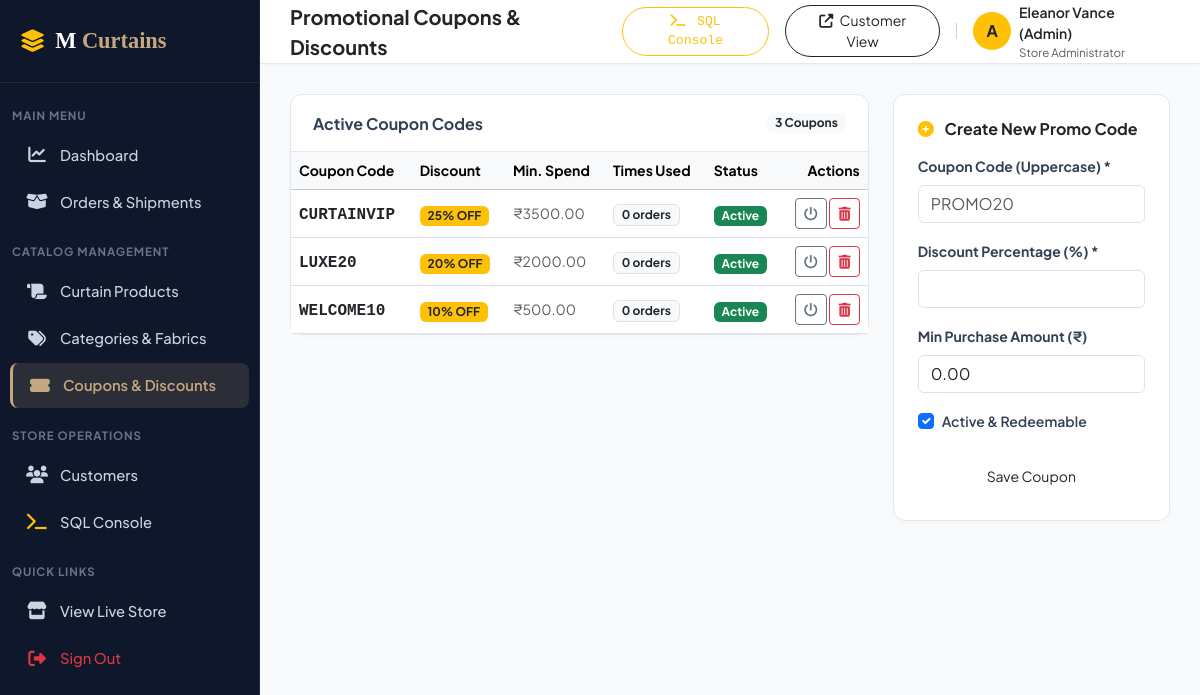
The app's page /store-admin/coupons/ (signed in) with its own data.
### apps/user_app/models.py (models this page shows, shortened)
class Coupon(models.Model):
    code = models.CharField(max_length=50, unique=True)
    discount_percentage = models.PositiveIntegerField(
        validators=[MinValueValidator(1), MaxValueValidator(100)],
        help_text="Discount percentage (e.g. 15 for 15% off)"
    )
    min_purchase_amount = models.DecimalField(
        max_digits=10,
        decimal_places=2,
        default=Decimal('0.00'),
        help_text="Minimum subtotal required to apply coupon"
    )
    is_active = models.BooleanField(default=True)
    valid_from = models.DateTimeField(auto_now_add=True)
    valid_until = models.DateTimeField(null=True, blank=True)
    usage_count = models.PositiveIntegerField(default=0)

### apps/admin_app/views.py (the view)
# urls.py: path('coupons/', views.coupons_list_view, name='coupons_list'),
@staff_required
def coupons_list_view(request):
    coupons = Coupon.objects.all().order_by('-valid_from')
    form = CouponAdminForm()
    return render(request, 'store_admin/coupons_list.html', {'coupons': coupons, 'form': form})

### apps/admin_app/forms.py
class CouponAdminForm(forms.ModelForm):
    class Meta:
        model = Coupon
        fields = ['code', 'discount_percentage', 'min_purchase_amount', 'is_active']
        widgets = {
            'code': forms.TextInput(attrs={'class': 'form-control', 'placeholder': 'PROMO20'}),
            'discount_percentage': forms.NumberInput(attrs={'class': 'form-control', 'min': '1', 'max': '100'}),
            'min_purchase_amount': forms.NumberInput(attrs={'class': 'form-control', 'step': '0.01', 'placeholder': '0.00'}),
            'is_active': forms.CheckboxInput(attrs={'class': 'form-check-input'}),
        }

### apps/user_app/cart.py (called while the page is built)
    def __len__(self):
        return sum(item['quantity'] for item in self.cart.values())

### apps/user_app/context_processors.py (called while the page is built)
def categories_processor(request):
    return {
        'nav_categories': Category.objects.all()[:8],
    }

def cart_processor(request):
    cart = Cart(request)
    return {
        'cart': cart,
        'cart_total_items': len(cart),
    }

### templates/store_admin/coupons_list.html (shortened to what this page needs)
{% extends 'admin_base.html' %}
{% load static %}
{% block page_title %}Promotional Coupons & Discounts{% endblock %}
{% block admin_content %}
<div class="row g-4">
  <div class="col-lg-8">
    <div class="admin-card">
      <div class="admin-card-header">
        <h6 class="fw-bold mb-0">Active Coupon Codes</h6>
        <span class="badge bg-light text-dark">{{ coupons.count }} Coupons</span>
      </div>
      <div class="table-responsive">
        <table class="table align-middle mb-0">
          <thead class="table-light small">
            <tr>
              <th>Coupon Code</th>
              <th>Discount</th>
              <th>Min. Spend</th>
              <th>Times Used</th>
              <th>Status</th>
              <th class="text-end">Actions</th>
            </tr>
          </thead>
          <tbody>
            {% for coupon in coupons %}
              <tr>
                <td>
                  <strong class="font-monospace text-dark fs-6">{{ coupon.code }}</strong>
                </td>
                <td>
                  <span class="badge bg-warning text-dark">{{ coupon.discount_percentage }}% OFF</span>
                </td>
                <td class="small text-muted">
                  {% if coupon.min_purchase_amount > 0 %}₹{{ coupon.min_purchase_amount }}{% else %}No minimum{% endif %}
                </td>
                <td>
                  <span class="badge bg-light text-dark border">{{ coupon.usage_count }} orders</span>
                </td>
                <td>
                  {% if coupon.is_active %}
                    <span class="badge bg-success">Active</span>
                  {% else %}
                    <span class="badge bg-secondary">Inactive</span>
                  {% endif %}
                </td>
                <td class="text-end">
                  <a href="{% url 'store_admin:coupon_toggle' pk=coupon.pk %}" class="btn btn-sm btn-outline-secondary py-1 px-2" title="Toggle Active">
                    <i class="fas fa-power-off"></i>
                  </a>
                  <form method="POST" action="{% url 'store_admin:coupon_delete' pk=coupon.pk %}" class="d-inline" onsubmit="return confirm('Delete coupon {{ coupon.code }}?');">
                    <button type="submit" class="btn btn-sm btn-outline-danger py-1 px-2" title="Delete">
                      <i class="fas fa-trash-alt"></i>
                    </button>
                  </form>
                </td>
              </tr>
            {% empty %}
              <tr>
                <td colspan="6" class="text-center py-4 text-muted">No coupons created yet.</td>
              </tr>
            {% endfor %}
          </tbody>
        </table>
      </div>
    </div>
  </div>
  <div class="col-lg-4">
    <div class="admin-card p-4">
      <h6 class="fw-bold font-serif mb-3 text-dark"><i class="fas fa-plus-circle text-warning me-2"></i> Create New Promo Code</h6>
      <form method="POST" action="{% url 'store_admin:coupon_add' %}">
        <div class="mb-3">
          <label class="form-label small fw-bold">Coupon Code (Uppercase) *</label>
          {{ form.code }}
        </div>
        <div class="mb-3">
          <label class="form-label small fw-bold">Discount Percentage (%) *</label>
          {{ form.discount_percentage }}
        </div>
        <div class="mb-3">
          <label class="form-label small fw-bold">Min Purchase Amount (₹)</label>
          {{ form.min_purchase_amount }}
        </div>
        <div class="form-check mb-4">
          {{ form.is_active }}
          <label class="form-check-label small fw-semibold" for="{{ form.is_active.id_for_label }}">Active & Redeemable</label>
        </div>
        <button type="submit" class="btn btn-gold btn-sm w-100 rounded-pill py-2">
          Save Coupon
        </button>
      </form>
    </div>
  </div>
</div>
{% endblock %}

### templates/admin_base.html (shortened to what this page needs)
{% load static %}
<!DOCTYPE html>
<html lang="en">
<head>
  <link rel="stylesheet" href="https://cdnjs.cloudflare.com/ajax/libs/font-awesome/6.5.1/css/all.min.css">
  <link href="https://cdn.jsdelivr.net/npm/bootstrap@5.3.3/dist/css/bootstrap.min.css" rel="stylesheet">
  <link rel="stylesheet" href="{% static 'css/admin.css' %}">
</head>
<body class="admin-body">
  <aside class="admin-sidebar">
    <a href="{% url 'store_admin:dashboard' %}" class="admin-sidebar-brand">
      <i class="fas fa-layer-group text-warning"></i>
      <span>M <span class="gold">Curtains</span></span>
    </a>
    <div class="py-2">
      <div class="admin-nav-section">Main Menu</div>
      <a href="{% url 'store_admin:dashboard' %}" class="admin-nav-item {% if request.resolver_match.url_name == 'dashboard' %}active{% endif %}">
        <i class="fas fa-chart-line"></i> Dashboard
      </a>
      <a href="{% url 'store_admin:orders_list' %}" class="admin-nav-item {% if 'orders' in request.path %}active{% endif %}">
        <i class="fas fa-box-open"></i> Orders & Shipments
      </a>
      <div class="admin-nav-section">Catalog Management</div>
      <a href="{% url 'store_admin:products_list' %}" class="admin-nav-item {% if 'products' in request.path %}active{% endif %}">
        <i class="fas fa-scroll"></i> Curtain Products
      </a>
      <a href="{% url 'store_admin:categories_list' %}" class="admin-nav-item {% if 'categories' in request.path %}active{% endif %}">
        <i class="fas fa-tags"></i> Categories & Fabrics
      </a>
      <a href="{% url 'store_admin:coupons_list' %}" class="admin-nav-item {% if 'coupons' in request.path %}active{% endif %}">
        <i class="fas fa-ticket-alt"></i> Coupons & Discounts
      </a>
      <div class="admin-nav-section">Store Operations</div>
      <a href="{% url 'store_admin:customers_list' %}" class="admin-nav-item {% if 'customers' in request.path %}active{% endif %}">
        <i class="fas fa-users"></i> Customers
      </a>
      <a href="{% url 'store_admin:sql_console' %}" class="admin-nav-item {% if 'sql-console' in request.path %}active{% endif %}">
        <i class="fas fa-terminal text-warning"></i> SQL Console
      </a>
      <div class="admin-nav-section">Quick Links</div>
      <a href="{% url 'core:home' %}" class="admin-nav-item">
        <i class="fas fa-store"></i> View Live Store
      </a>
      <a href="{% url 'store_admin:logout' %}" class="admin-nav-item text-danger">
        <i class="fas fa-sign-out-alt"></i> Sign Out
      </a>
    </div>
  </aside>
  <div class="admin-main-wrapper">
    <header class="admin-topbar">
      <div class="d-flex align-items-center gap-3">
        <span class="fw-bold text-dark fs-5 font-serif">{% block page_title %}Management Portal{% endblock %}</span>
      </div>
      <div class="d-flex align-items-center gap-3">
        <a href="{% url 'store_admin:sql_console' %}" class="btn btn-sm btn-outline-warning rounded-pill px-3 font-monospace" style="font-size: 0.82rem;">
          <i class="fas fa-terminal me-1"></i> SQL Console
        </a>
        <a href="{% url 'core:home' %}" class="btn btn-sm btn-outline-dark rounded-pill px-3">
          <i class="fas fa-external-link-alt me-1"></i> Customer View
        </a>
        <div class="d-flex align-items-center gap-2">
          <div class="rounded-circle bg-warning text-dark fw-bold d-flex align-items-center justify-content-center" style="width: 38px; height: 38px; font-family: var(--font-modern);">
            {{ user.username|slice:":1"|upper }}
          </div>
          <div class="d-none d-sm-block">
            <div class="fw-semibold text-dark small">{{ user.get_full_name|default:user.first_name|default:user.username }}</div>
            <div class="text-muted" style="font-size: 0.72rem;">Store Administrator</div>
          </div>
        </div>
      </div>
    </header>
    <div class="admin-content">
      {% block admin_content %}{% endblock %}
    </div>
  </div>
</body>
</html>

### static/css/admin.css (style rules this page uses)
:root { --admin-sidebar-bg: #0f172a; --admin-sidebar-hover: #1e293b; --admin-gold: #c5a880; --admin-body-bg: #f8fafc; --admin-card-border: #e2e8f0; }
body.admin-body { background-color: var(--admin-body-bg); font-family: 'Plus Jakarta Sans', -apple-system, BlinkMacSystemFont, sans-serif; color: #334155; margin: 0; padding: 0; }
.admin-sidebar { width: 260px; min-height: 100vh; background: var(--admin-sidebar-bg); color: #94a3b8; position: fixed; top: 0; left: 0; z-index: 1000; transition: all 0.3s ease; border-right: 1px solid rgba(255, 255, 255, 0.08); }
.admin-sidebar-brand { padding: 24px 20px; font-family: 'Playfair Display', serif; font-size: 1.4rem; font-weight: 700; color: #ffffff; display: flex; align-items: center; gap: 10px; border-bottom: 1px solid rgba(255, 255, 255, 0.08); text-decoration: none; }
.admin-sidebar-brand span.gold { color: var(--admin-gold); }
.admin-nav-section { padding: 16px 12px 6px; font-size: 0.72rem; font-weight: 700; text-transform: uppercase; letter-spacing: 0.08em; color: #64748b; }
.admin-nav-item { display: flex; align-items: center; gap: 12px; padding: 11px 16px; color: #cbd5e1; text-decoration: none; border-radius: 8px; margin: 3px 10px; font-size: 0.92rem; font-weight: 500; transition: all 0.2s ease; }
.admin-nav-item i { font-size: 1.1rem; width: 22px; text-align: center; }
.admin-nav-item.active { background: rgba(197, 168, 128, 0.15); color: var(--admin-gold); border-left: 3px solid var(--admin-gold); font-weight: 600; }
.admin-main-wrapper { margin-left: 260px; min-height: 100vh; display: flex; flex-direction: column; }
.admin-topbar { background: #ffffff; height: 64px; border-bottom: 1px solid var(--admin-card-border); display: flex; align-items: center; justify-content: space-between; padding: 0 30px; position: sticky; top: 0; z-index: 900; box-shadow: 0 1px 3px rgba(0,0,0,0.03); }
.admin-content { padding: 30px; flex-grow: 1; }
.admin-card { background: #ffffff; border: 1px solid var(--admin-card-border); border-radius: 12px; box-shadow: 0 2px 6px rgba(0,0,0,0.02); margin-bottom: 24px; }
.admin-card-header { padding: 18px 22px; border-bottom: 1px solid var(--admin-card-border); display: flex; align-items: center; justify-content: space-between; }

### records on screen
Coupon: code "CURTAINVIP", discount_percentage "25", min_purchase_amount "3500.00", usage_count "0", is_active "Active"
Coupon: code "LUXE20", discount_percentage "20", min_purchase_amount "2000.00", usage_count "0", is_active "Active"
Coupon: code "WELCOME10", discount_percentage "10", min_purchase_amount "500.00", usage_count "0", is_active "Active"

### other values on screen
{{ user.username|slice:":1"|upper }} "A"
{{ user.get_full_name|default:user.first_name|default:user.username }} "Eleanor Vance (Admin)"
{{ coupons.count }} "3"
